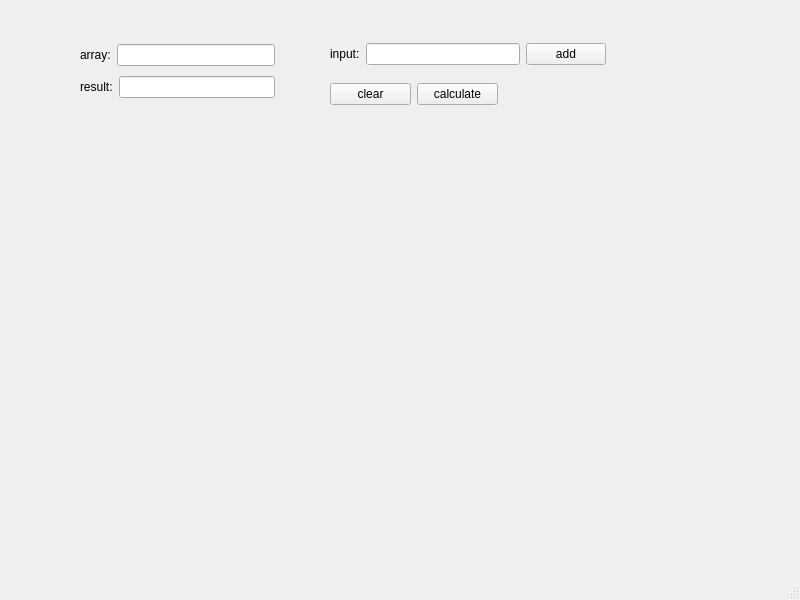
<?xml version="1.0" encoding="UTF-8"?>
<ui version="4.0">
 <class>MainWindow</class>
 <widget class="QMainWindow" name="MainWindow">
  <property name="geometry">
   <rect>
    <x>0</x>
    <y>0</y>
    <width>800</width>
    <height>600</height>
   </rect>
  </property>
  <property name="windowTitle">
   <string>MainWindow</string>
  </property>
  <widget class="QWidget" name="centralwidget">
   <widget class="QWidget" name="">
    <property name="geometry">
     <rect>
      <x>330</x>
      <y>40</y>
      <width>276</width>
      <height>28</height>
     </rect>
    </property>
    <layout class="QHBoxLayout" name="horizontalLayout_3">
     <item>
      <widget class="QLabel" name="label_3">
       <property name="text">
        <string>input:</string>
       </property>
      </widget>
     </item>
     <item>
      <widget class="QLineEdit" name="inputEdit"/>
     </item>
     <item>
      <widget class="QPushButton" name="addButton">
       <property name="text">
        <string>add</string>
       </property>
      </widget>
     </item>
    </layout>
   </widget>
   <widget class="QWidget" name="">
    <property name="geometry">
     <rect>
      <x>80</x>
      <y>40</y>
      <width>195</width>
      <height>64</height>
     </rect>
    </property>
    <layout class="QVBoxLayout" name="verticalLayout">
     <item>
      <layout class="QHBoxLayout" name="horizontalLayout_2">
       <item>
        <widget class="QLabel" name="label">
         <property name="text">
          <string>array:</string>
         </property>
        </widget>
       </item>
       <item>
        <widget class="QLineEdit" name="arrayEdit">
         <property name="readOnly">
          <bool>true</bool>
         </property>
        </widget>
       </item>
      </layout>
     </item>
     <item>
      <layout class="QHBoxLayout" name="horizontalLayout">
       <item>
        <widget class="QLabel" name="label_2">
         <property name="text">
          <string>result:</string>
         </property>
        </widget>
       </item>
       <item>
        <widget class="QLineEdit" name="resultEdit">
         <property name="readOnly">
          <bool>true</bool>
         </property>
        </widget>
       </item>
      </layout>
     </item>
    </layout>
   </widget>
   <widget class="QWidget" name="">
    <property name="geometry">
     <rect>
      <x>330</x>
      <y>80</y>
      <width>168</width>
      <height>28</height>
     </rect>
    </property>
    <layout class="QHBoxLayout" name="horizontalLayout_4">
     <item>
      <widget class="QPushButton" name="clearButton">
       <property name="text">
        <string>clear</string>
       </property>
      </widget>
     </item>
     <item>
      <widget class="QPushButton" name="calculateButton">
       <property name="text">
        <string>calculate</string>
       </property>
      </widget>
     </item>
    </layout>
   </widget>
  </widget>
  <widget class="QMenuBar" name="menubar">
   <property name="geometry">
    <rect>
     <x>0</x>
     <y>0</y>
     <width>800</width>
     <height>23</height>
    </rect>
   </property>
  </widget>
  <widget class="QStatusBar" name="statusbar"/>
 </widget>
 <resources/>
 <connections/>
</ui>
